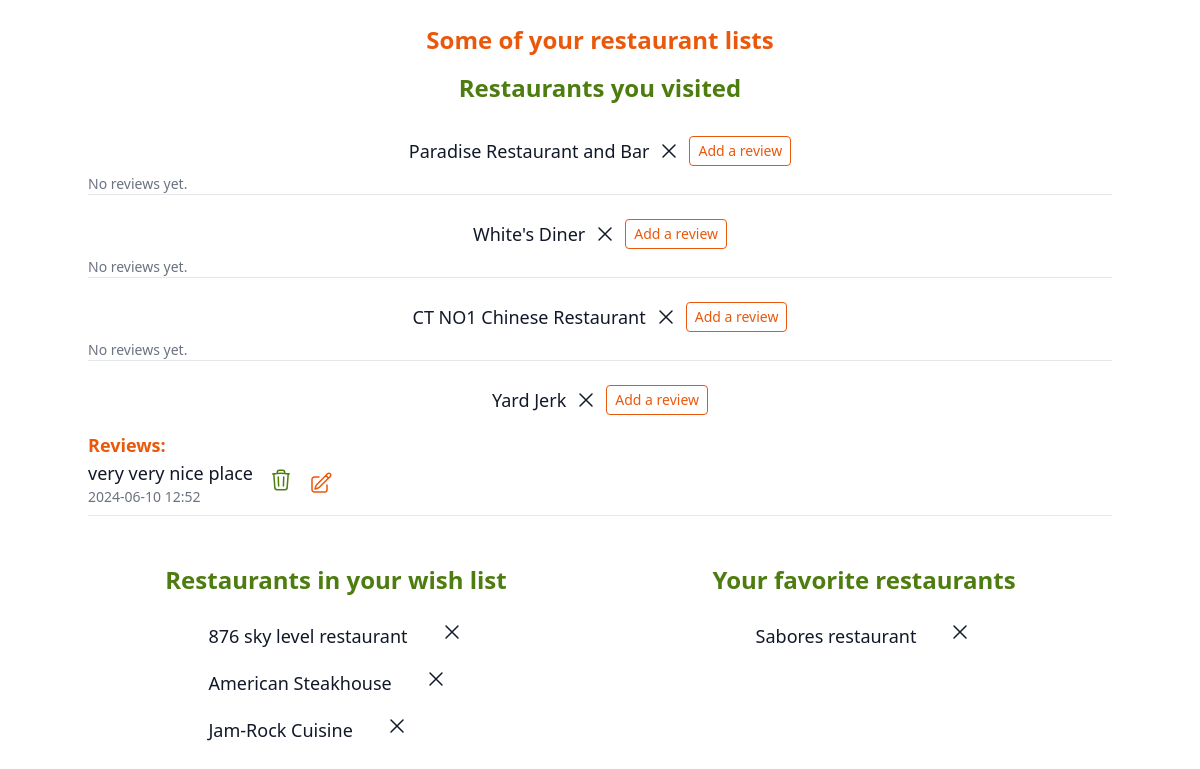
/my_lists/5, run on the app's committed database.
### models.py (models this page shows)
class VisitedRestaurants(db.Model):
    __tablename__ = "visited_restaurants"
    id = db.Column(
        db.Integer,
        primary_key=True
    )
    user_id = db.Column(
        db.Integer,
        db.ForeignKey('users.id', ondelete='cascade')
    )
    restaurant_id = db.Column(
        db.Integer,
        db.ForeignKey('restaurants.id', ondelete='cascade')
    )
    restaurant = db.relationship('Restaurant', backref='visited_by')

class Restaurant(db.Model):
    __tablename__ = 'restaurants'
    id = db.Column(
        db.Integer,
        primary_key=True
    )
    name = db.Column(
        db.Text,
        nullable=False,
    )
    address = db.Column(
        db.Text,
    )
    photos = db.Column(
        db.Text,
    )
    reviews = db.relationship('Review', backref= 'restaurant')
    __table_args__ = (db.UniqueConstraint('name', 'address', name='_name_address_uc'),)

class Review(db.Model):
    __tablename__ = 'reviews'
    id = db.Column(
        db.Integer,
        primary_key=True
    )
    user_id = db.Column(
        db.Integer,
        db.ForeignKey('users.id', ondelete='cascade'),
        nullable = False
    )
    restaurant_id = db.Column(
        db.Integer,
        db.ForeignKey('restaurants.id', ondelete='cascade')
    )
    content = db.Column(
        db.Text,
        nullable = False
    )
    timestamp = db.Column(
        MyDateTime,
        nullable=False,
        default=datetime.now,
    )

class WishlistRestaurants(db.Model):
    __tablename__ = 'wishlist_restaurants'
    id = db.Column(
        db.Integer,
        primary_key=True
    )
    user_id = db.Column(
        db.Integer,
        db.ForeignKey('users.id', ondelete='cascade')
    )
    restaurant_id = db.Column(
        db.Integer,
        db.ForeignKey('restaurants.id', ondelete='cascade')
    )
    restaurant = db.relationship('Restaurant', backref='wishlisted_by')

class Favorites(db.Model):
    __tablename__ = 'favorites'
    id = db.Column(
        db.Integer,
        primary_key=True
    )
    user_id = db.Column(
        db.Integer,
        db.ForeignKey('users.id', ondelete='cascade')
    )
    restaurant_id = db.Column(
        db.Integer,
        db.ForeignKey('restaurants.id', ondelete='cascade'),
    )
    restaurant = db.relationship('Restaurant', backref='favorited_by')

### app.py (the view)
@app.route('/my_lists/<int:user_id>')
def show_my_lists(user_id):
    user = User.query.get_or_404(user_id)
    favorites = Favorites.query.filter_by(user_id=user.id).all()
    wishlisted = WishlistRestaurants.query.filter_by(user_id=user.id).all()
    visited = VisitedRestaurants.query.filter_by(user_id=user.id).all()
    review_form = ReviewForm()
    visited_with_reviews = [(visit, Review.query.filter_by(user_id=user.id, restaurant_id=visit.restaurant_id).all()) for visit in visited]
    return render_template("page_my_lists.html", user = user, favorites = favorites, visited = visited, wishlisted = wishlisted, visited_with_reviews=visited_with_reviews, review_form = review_form)

### app.py (called while the page is built)
@app.before_request
def add_user_to_g():
    if CURR_USER_KEY in session:
        g.user = User.query.get(session[CURR_USER_KEY])
    else:
        g.user = None

@app.after_request
def add_header(req):
    req.headers["Cache-Control"] = "no-cache, no-store, must-revalidate"
    req.headers["Pragma"] = "no-cache"
    req.headers["Expires"] = "0"
    req.headers['Cache-Control'] = 'public, max-age=0'
    return req

### templates/page_my_lists.html (shortened to what this page needs)
{% extends "base.html" %} {% block content %}
<div class="max-w-5xl mx-auto">
  <div class="w-full flex flex-col mt-6">
    {% if not visited and not wishlisted and not favorites %}
    <p class="text-center text-lime-800 font-semibold text-2xl">Look up some restaurants and add them to your lists</p>
    {% else %}
    <p class="text-center text-orange-600 font-semibold text-2xl mb-4">Some of your restaurant lists</p>
    {% endif %}
<div class="w-full">
  {% if visited %}
  <div class="mx-auto w-full inline-flex items-center flex-col">
    <h3 class="text-2xl font-bold text-lime-700 mb-4">
      Restaurants you visited
    </h3>
    <ul class="w-full">
      {% for visit, reviews in visited_with_reviews %}
      <li class="text-lg font-medium text-gray-900 flex flex-col py-2">
        <div class="flex space-x-2 items-center justify-center">
          <p class="">{{ visit.restaurant.name }}</p>
 <form
 action="{{ url_for('delete_visited', restaurant_id=visit.restaurant.id) }}"
 method="POST"
 class="flex items-center"
>
 <button type="submit" class="bg-transparent border-0">
   <svg xmlns="http://www.w3.org/2000/svg" fill="none" viewBox="0 0 24 24" stroke-width="1.5" stroke="currentColor" class="size-6">
     <path stroke-linecap="round" stroke-linejoin="round" d="M6 18 18 6M6 6l12 12" />
   </svg>
 </button>
</form>
        <button type="button"
        id="add-review-btn-{{ visit.restaurant.id }}"
        class="w-3/2 self-center my-2 bg-white border border-orange-600 text-orange-600 text-sm  font-medium py-1 px-2 rounded focus:outline-none focus:shadow-outline">
        Add a review
    </button>
          </div>
        {% if reviews %}
        <div class="reviews mt-2">
          <h4 class="text-medium font-semibold text-orange-600">Reviews:</h4>
          {% for review in reviews %}
          <div class="review mb-2 flex space-x-4 items-center">
            <div class="review-name-content">
              <p class="review-content">{{ review.content }}</p>
            <p class="review-timestamp text-sm text-gray-500">{{ review.timestamp.strftime('%Y-%m-%d %H:%M') }}</p>
            </div>
 <form action="{{ url_for('delete_review', review_id=review.id) }}" method="POST">
 <button type="submit" class="bg-transparent border-0">
 </button>
</form>
<button type="button" id="edit-review-btn-{{ review.id }}" class="bg-transparent border-0">
</button>
          </div>
          {% endfor %}
        </div>
        {% else %}
        <p class="no-reviews text-sm text-gray-500">No reviews yet.</p>
        {% endif %}
        <hr />
      </li>
      {% endfor %}
    </ul>
  </div>
  {% endif %}
</div>
<div class="flex space-x-8 mt-10">
<div class="w-full ">
  {% if wishlisted %}
  <div class="mx-auto w-full inline-flex items-center flex-col">
    <h3 class="text-2xl font-bold text-lime-700 mb-4">
      Restaurants in your wish list
    </h3>
    <ul class="">
      {% for wish in wishlisted %}
      <li class="text-lg font-medium text-gray-900 flex items-center py-2">
        {{ wish.restaurant.name }}
        <div
          class="svg-elements flex space-x-2 items-center justify-center ml-8"
        >
          <form
            action="{{ url_for('delete_wishlist', restaurant_id=wish.restaurant.id) }}"
            method="POST"
          >
            <button type="submit" class="bg-transparent border-0">
              <svg xmlns="http://www.w3.org/2000/svg" fill="none" viewBox="0 0 24 24" stroke-width="1.5" stroke="currentColor" class="size-6">
                <path stroke-linecap="round" stroke-linejoin="round" d="M6 18 18 6M6 6l12 12" />
              </svg>
            </button>
          </form>
        </div>
      </li>
      {% endfor %}
    </ul>
  </div>
  {% endif %}
</div>
<div class="w-full">
  {% if favorites %}
  <div class="mx-auto w-full inline-flex items-center flex-col">
    <h3 class="text-2xl font-bold text-lime-700 mb-4">
      Your favorite restaurants
    </h3>
    <ul class="">
      {% for fav in favorites %}
      <li class="text-lg font-medium text-gray-900 flex items-center py-2">
        {{fav.restaurant.name}}
        <div
          class="svg-elements flex space-x-2 items-center justify-center ml-8"
        >
          <form
            action="{{ url_for('delete_favorite', restaurant_id=fav.restaurant.id) }}"
            method="POST"
          >
            <button type="submit" class="bg-transparent border-0">
              <svg xmlns="http://www.w3.org/2000/svg" fill="none" viewBox="0 0 24 24" stroke-width="1.5" stroke="currentColor" class="size-6">
                <path stroke-linecap="round" stroke-linejoin="round" d="M6 18 18 6M6 6l12 12" />
              </svg>
            </button>
          </form>
        </div>
      </li>
      {% endfor %}
    </ul>
  </div>
  {% endif %}
</div>
</div>
</div>
{% endblock %}

### data on the page
VisitedRestaurants: restaurant.name "Paradise Restaurant and Bar", shows "No reviews yet."
VisitedRestaurants: restaurant.name "White's Diner", shows "No reviews yet."
VisitedRestaurants: restaurant.name "CT NO1 Chinese Restaurant", shows "No reviews yet."
VisitedRestaurants: restaurant.name "Yard Jerk"
Review: content "very very nice place", timestamp "2024-06-10 12:52"
WishlistRestaurants: restaurant.name "876 sky level restaurant"
WishlistRestaurants: restaurant.name "American Steakhouse"
WishlistRestaurants: restaurant.name "Jam-Rock Cuisine"
Favorites: restaurant.name "Sabores restaurant"
